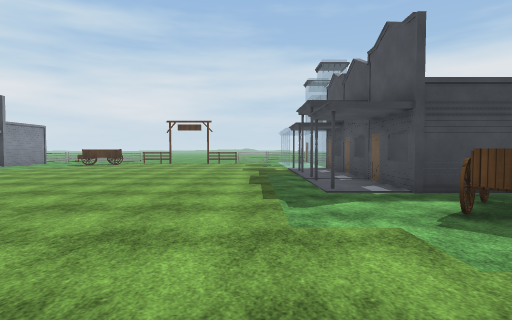
[1] (above)

24 first-person views from a walk through a scene from a Unity 3-D project. The camera is 1.4 m above the floor, tilts 2° down and sees 80° across. Doors are open. The floor is counted in squares, 2 m on a side. Each view is taken from the middle of a square. On the plan, view 1 faces up. The plan holds only what a view shows up to about 10 squares ahead; the rest is blank. The place goes on beyond the plan. The player character is not drawn. Some surface patterns are stand-ins.

[2]
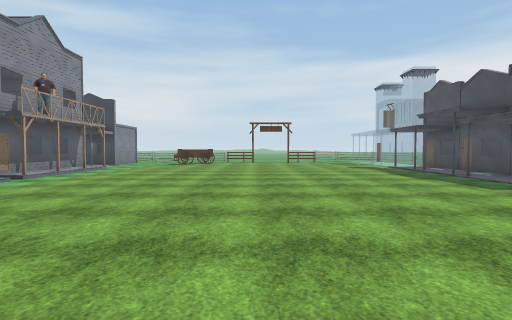

[3]
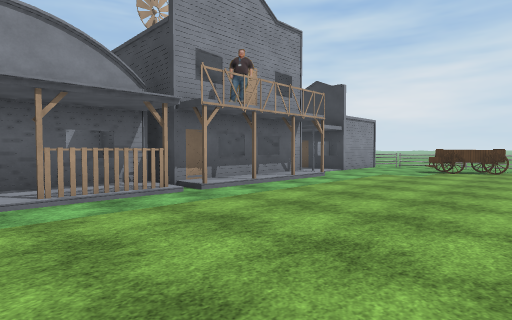

[4]
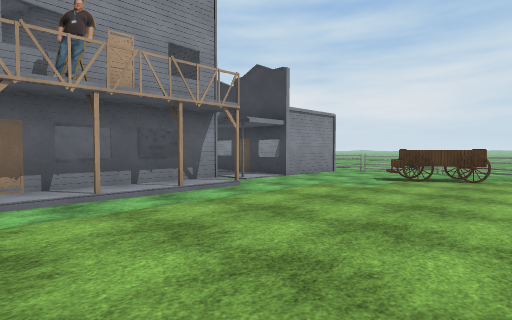

[5]
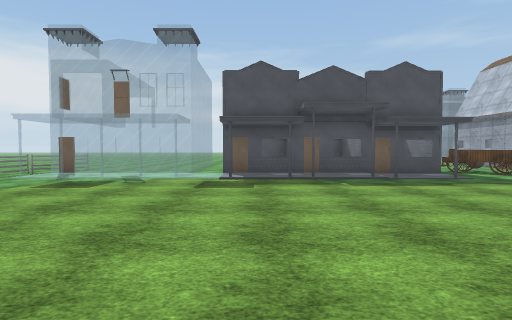

[6]
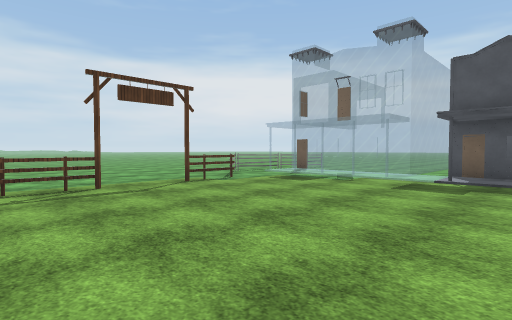

[7]
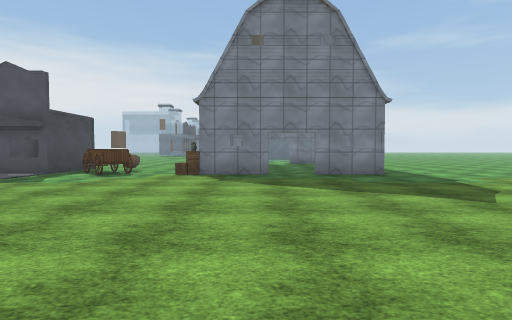

[8]
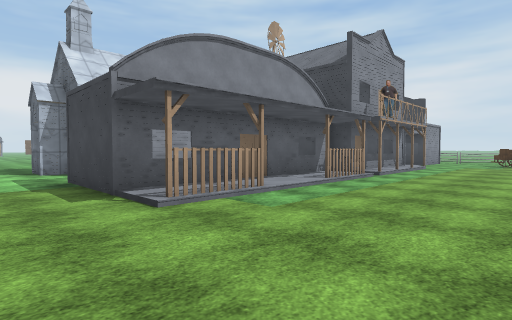

[9]
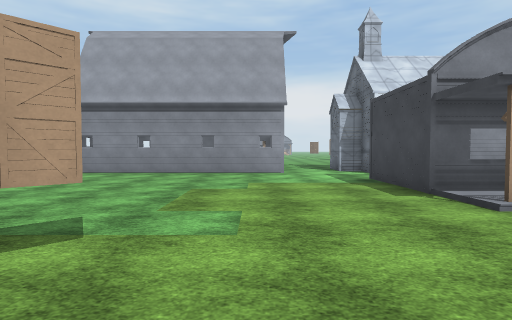

[10]
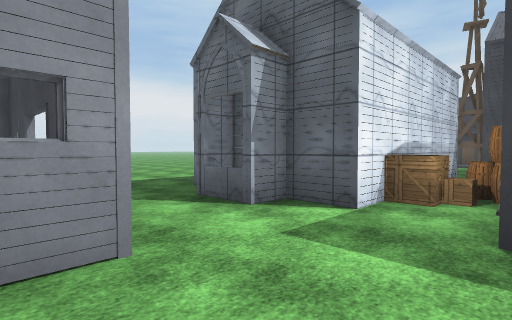

[11]
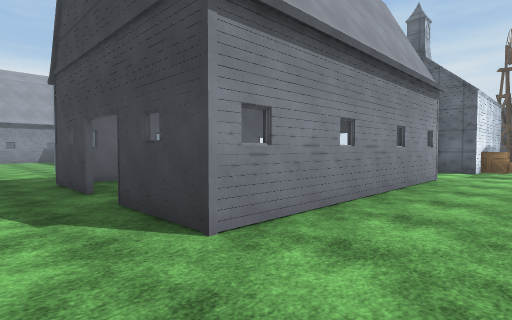

[12]
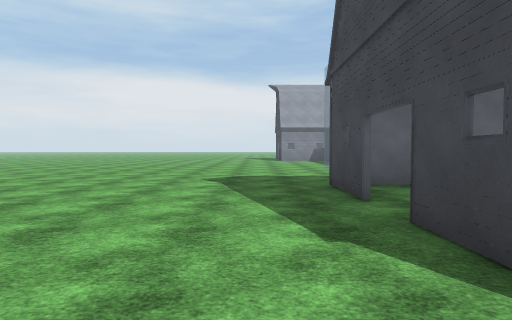

[13]
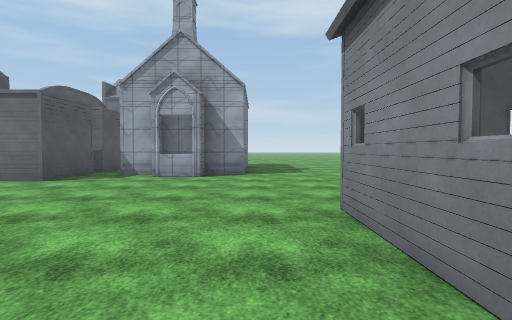

[14]
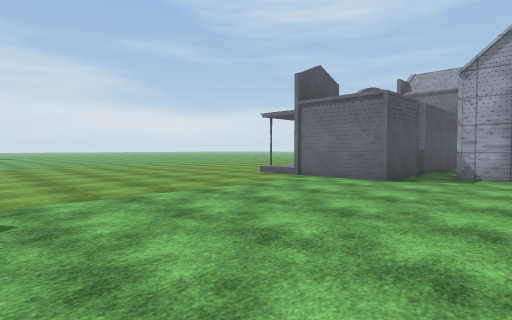

[15]
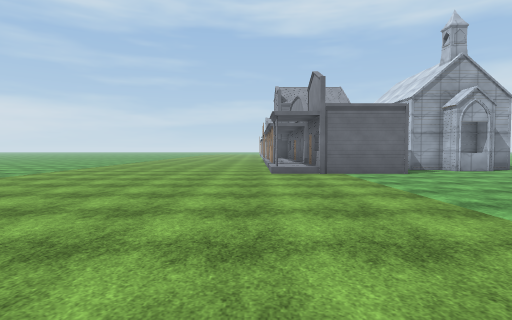

[16]
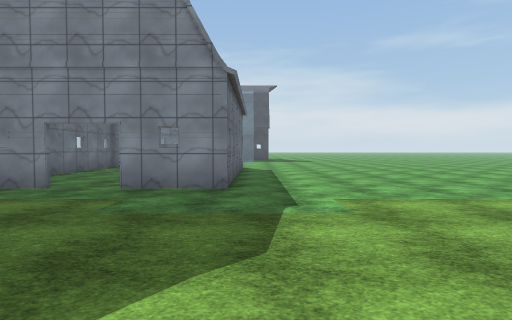

[17]
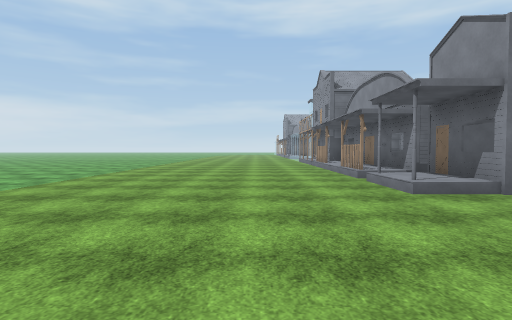

[18]
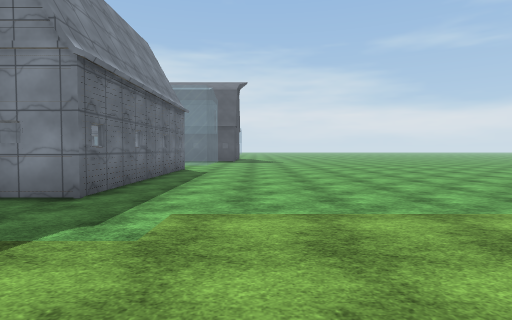

[19]
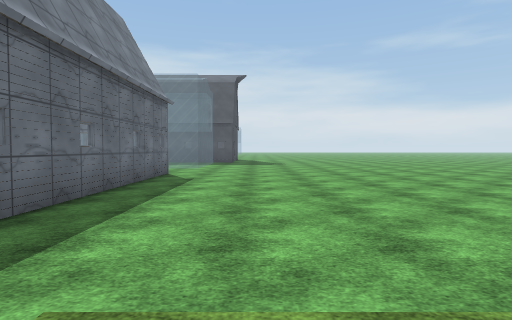

[20]
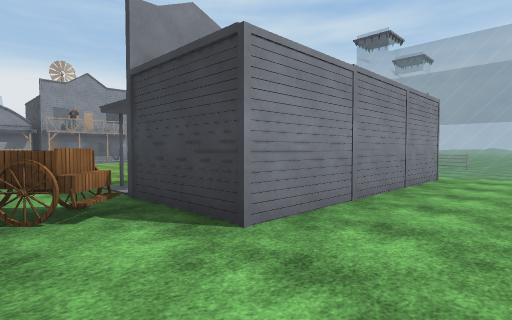

[21]
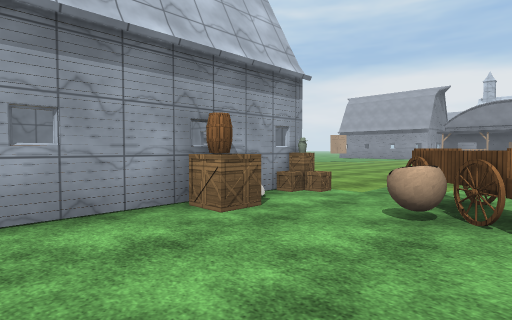

[22]
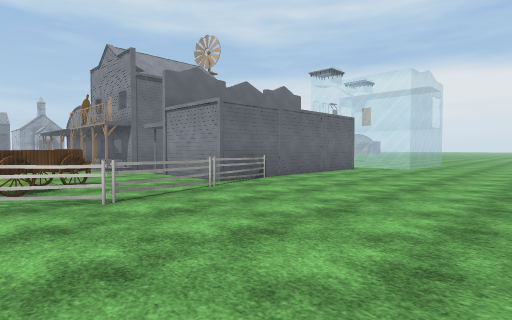

[23]
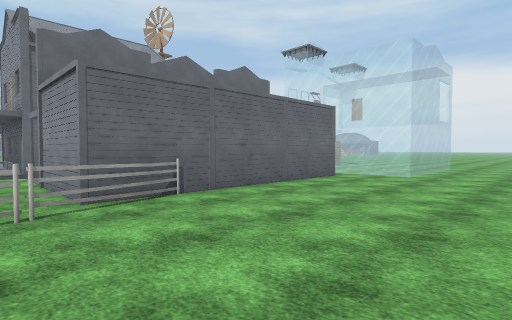

[24]
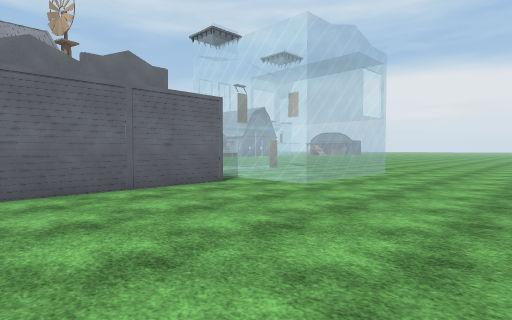

### Floor plan
Key: @ floor where view 1 was taken; # wall or solid block; . main floor; : floor 0.5 m higher than the main floor; D open door; = window, fence, low wall or low ledge; B building; C cart; F fence; W windmill; R crate; A barn; E barrel; O other object.
Columns run from 21 left of view 1 to 7 right of it. Each row starts with its distance up from view 1.
 20     ...............
 19 ....................
 18 .....................
 17 ...................... ...
 16 =====........FF......OFF=F
 15    #=.B.B.BFF..F##.#....=#=
 14      B B   B..CC........=  =
 13   == B     B..C.........B  =
 12  BB        .............B #=
 11           ..............###.
 10        BBBBB........... ###.
  9        B   B..........# B##.
  8       WB   B........... ###..
  7       .B   B..........# B##..
  6       .B###B........... ###..
  5       #####B............B##..
  4       # # #B............CC...
  3       ##### ...........CCO...
  2 ..    #E  # .................
  1 ...####RO # ...........RROE..
  0 ....DD..B##B.........@.#R.###
 -1   .....................#....
 -2  AAAAAA...................
 -3  A    A................#..
 -4  A    A......O.........######
 -5       #......O...............
 -6  A    A......................
 -7  #.   #......................
 -8 .AADDAA......................
 -9 .AADDA.......................
-10 .............................
-11 .............................
-12 ............B##:.............
-13 .........D..### ......... ...
-14 .... ...###.### .........  ..
-15 ..   ...#  .###B..........
-16            .### ..........

Positions as (right, up) in squares from view 1, and headings:
1: (0, 0), facing up
2: (-4, -1), facing up
3: (-5, 3), facing up-left
4: (-5, 6), facing up-left
5: (-6, 10), facing right
6: (-6, 9), facing up-right
7: (-6, -1), facing right
8: (-6, -2), facing up-left
9: (-6, -3), facing left
10: (-13, -3), facing up-left
11: (-13, -10), facing up-left
12: (-14, -10), facing left
13: (-14, -5), facing down
14: (-12, -5), facing down-right
15: (-5, -3), facing down
16: (-3, -5), facing right
17: (-3, -7), facing down
18: (-2, -7), facing right
19: (0, -7), facing right
20: (7, 3), facing up-left
21: (7, 4), facing down-left
22: (-6, 20), facing down-left
23: (-9, 19), facing down-left
24: (-12, 20), facing down-left
